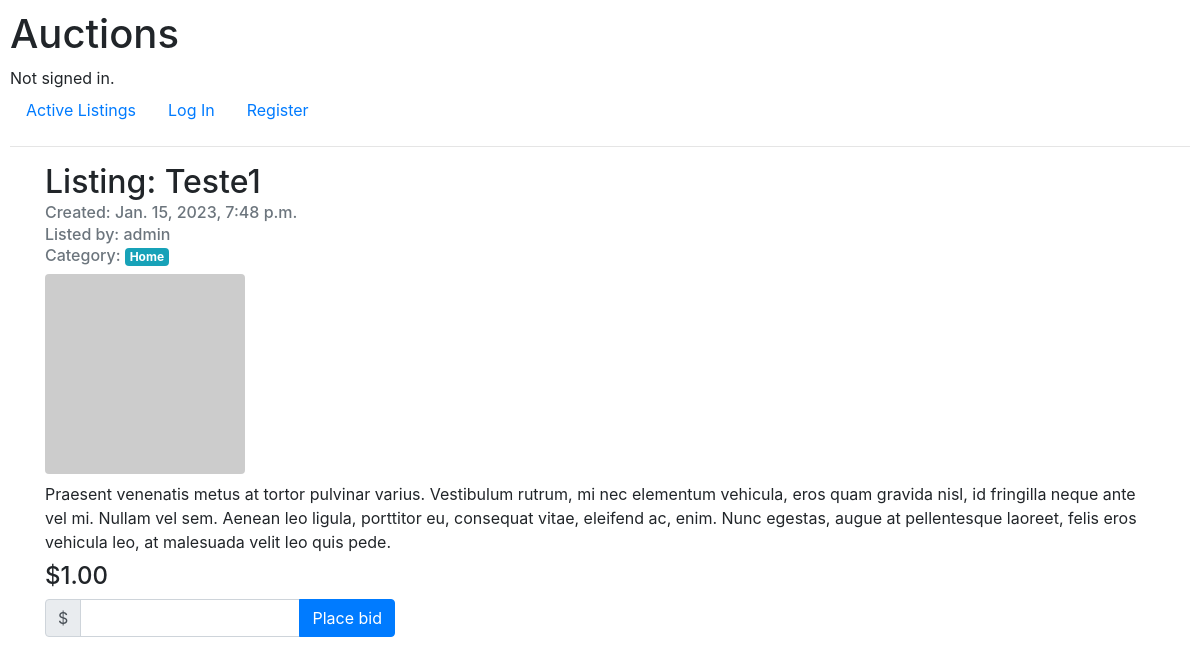
Before: /listing/1 with the older database file.
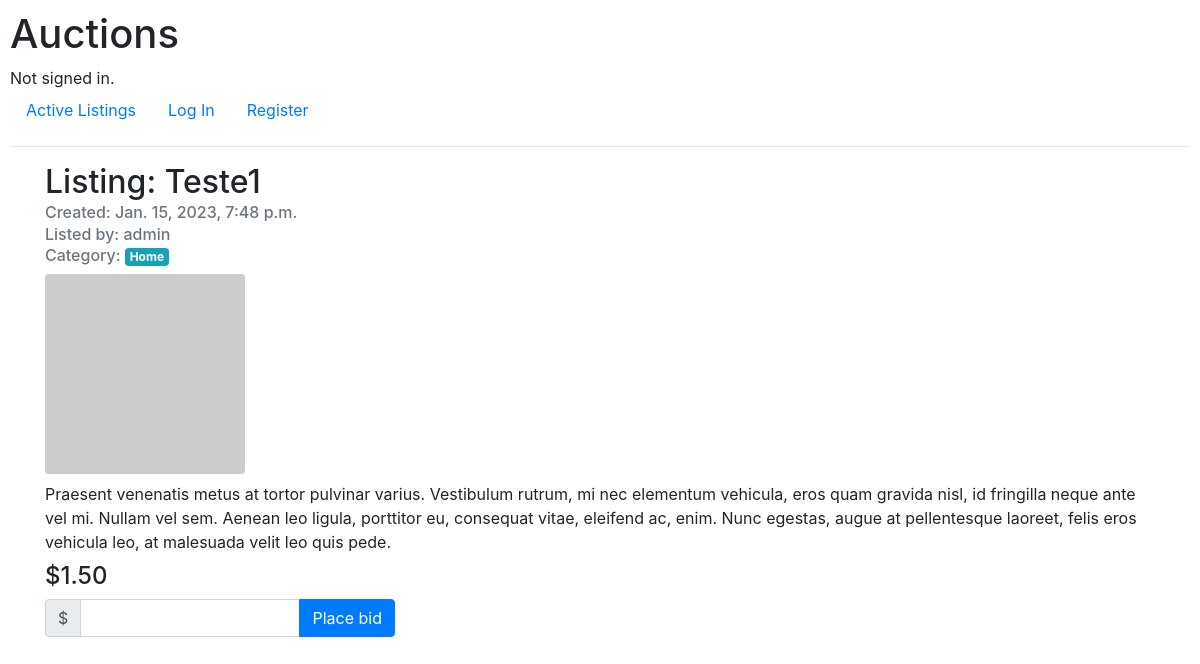
After: the same page with the newer database file.
### auctions/models.py (models this page shows, shortened)
class Listing(models.Model):
    user = models.ForeignKey(to=User, on_delete=models.PROTECT)
    title = models.CharField(max_length=50)
    description = models.TextField()
    category = models.ForeignKey(to=Category, on_delete=models.PROTECT, blank=True, null=True)
    image = models.URLField(blank=True, null=True)
    starting_price = models.DecimalField(max_digits=20, decimal_places=2)
    date_created = models.DateTimeField(auto_now_add=True)
    is_active = models.BooleanField(default=True)

class User(AbstractUser):
    pass

class Category(models.Model):
    name = models.CharField(max_length=50, unique=True)
    def __str__(self) -> str:
        return self.name
    class Meta:
        verbose_name_plural = "Categories"

class Bid(models.Model):
    user = models.ForeignKey(to=User, on_delete=models.PROTECT)
    listing = models.ForeignKey(to=Listing, on_delete=models.CASCADE)
    date = models.DateTimeField(auto_now_add=True)
    value = models.DecimalField(max_digits=20, decimal_places=2)

### auctions/views.py (the view, shortened to what this page needs)
# urls.py: path("listing/<int:listing_id>", views.listing_detail, name="listing_detail"),
def listing_detail(request, listing_id):
    context = {}
    user = request.user
    listing = get_object_or_404(Listing, pk=listing_id)
    best_bid = Bid.objects.filter(listing=listing_id).order_by('value').last()
    context["listing"] = listing
    context["best_bid"] = best_bid
    return render(request, "auctions/listing_detail.html", context=context)

### auctions/templates/auctions/listing_detail.html (shortened to what this page needs)
{% extends 'auctions/layout.html' %}
{% block body %}
    <div class="container">
        <div class="row">
            <div class="col">
                <h2>Listing: {{ listing.title }}</h2>
                <h6 class="card-subtitle mb-2 text-muted">Created: {{ listing.date_created }}</h6>
                <h6 class="card-subtitle mb-2 text-muted">Listed by: {{ listing.user }}</h6>
                <h6 class="card-subtitle mb-2 text-muted">Category: <span class="badge badge-info">{{ listing.category }}</span></h6>
            </div>
        </div>
        <div class="row">
            <div class="col d-flex justify-content-start">
                <img src="{{ listing.image|default:'https://dummyimage.com/200x200/404040/ffffff.jpg&text=No+Image' }}" style="width: 200px; height: 200px;" class="rounded" alt="Teste">
            </div>
        </div>
        <div class="row">
            <div class="col">
                <p class="mt-2 mb-2">{{ listing.description }}</p>
            </div>
        </div>
        <div class="row">
            <div class="col">
                <h4>${{ best_bid.value|default:listing.starting_price|floatformat:2 }}</h4>
            </div>
        </div>
        <div class="row">
            <div class="col-4">
                <form action="{% url 'listing_detail' listing.id %}" method="post">
                    <div class="form-group ">
                        <div class="input-group">
                            <div class="input-group-prepend">
                                <span class="input-group-text">$</span>
                            </div>
                            <input type="text" class="form-control{% if bid_error %} is-invalid{% endif %}" name="bid" id="id_bid" required>
                            <div class="input-group-append">
                                <button class="btn btn-primary" type="submit">Place bid</button>
                            </div>
                        </div>
                    </div>
                </form>
            </div>
        </div>
    </div>
{% endblock body %}

Changed rows visible on the page:
added Bid: value "1.50"
Other visible differences:
{{ best_bid.value|default:listing.starting_price|floatformat:2 }}: "1.00" → "1.50"
